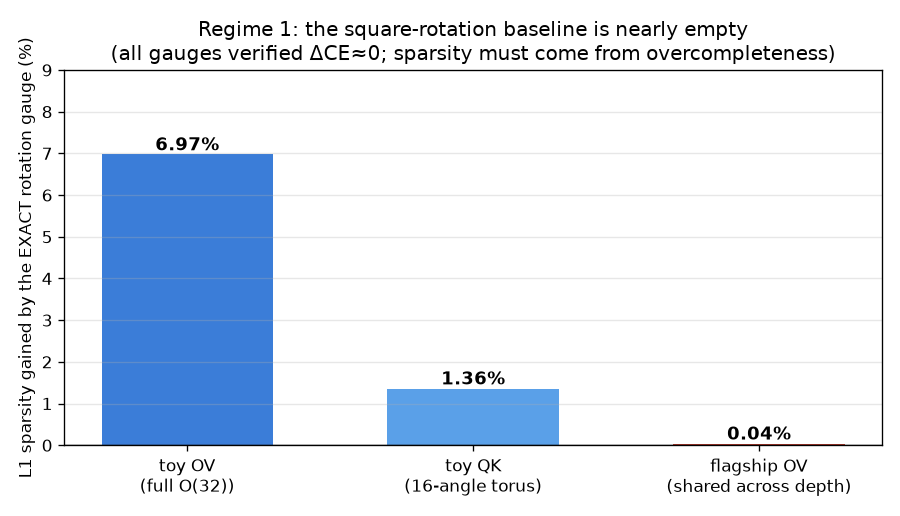

Write the Python code that produced this figure.
import json, matplotlib
matplotlib.use('Agg')
import matplotlib.pyplot as plt
import numpy as np
G = '/workspace/tensor_language/basis_aligned/tn_gauge'
ov_toy = json.load(open(f'{G}/toy_regime1_rotation.json'))
qk_toy = json.load(open(f'{G}/toy_qk_torus_floor.json'))
ov_fl = json.load(open(f'{G}/bilin18_regime1.json'))
ov_toy_drop = np.mean([v['drop_pct'] for v in ov_toy['OV_floors'].values()])
qk_toy_drop = qk_toy['mean_drop_pct']
ov_fl_drop = np.mean([r['l1_drop_pct'] for r in ov_fl['per_head_floor']])

fig, ax = plt.subplots(figsize=(7.5, 4.3))
labels = ['toy OV\n(full O(32))', 'toy QK\n(16-angle torus)', 'flagship OV\n(shared across depth)']
vals = [ov_toy_drop, qk_toy_drop, ov_fl_drop]
cols = ['#3b7dd8', '#5aa0e8', '#c0392b']
bars = ax.bar(labels, vals, color=cols, width=0.6)
for b, v in zip(bars, vals):
    ax.text(b.get_x() + b.get_width() / 2, v + 0.1, f'{v:.2f}%', ha='center', fontsize=11, fontweight='bold')
ax.axhline(0, color='k', lw=0.8)
ax.set_ylabel('L1 sparsity gained by the EXACT rotation gauge (%)')
ax.set_title('Regime 1: the square-rotation baseline is nearly empty\n(all gauges verified ΔCE≈0; sparsity must come from overcompleteness)')
ax.set_ylim(0, 9)
ax.grid(axis='y', alpha=0.3)
plt.tight_layout()
plt.savefig(f'{G}/fig_regime1.png', dpi=120)
print('saved fig_regime1.png', ov_toy_drop, qk_toy_drop, ov_fl_drop)
